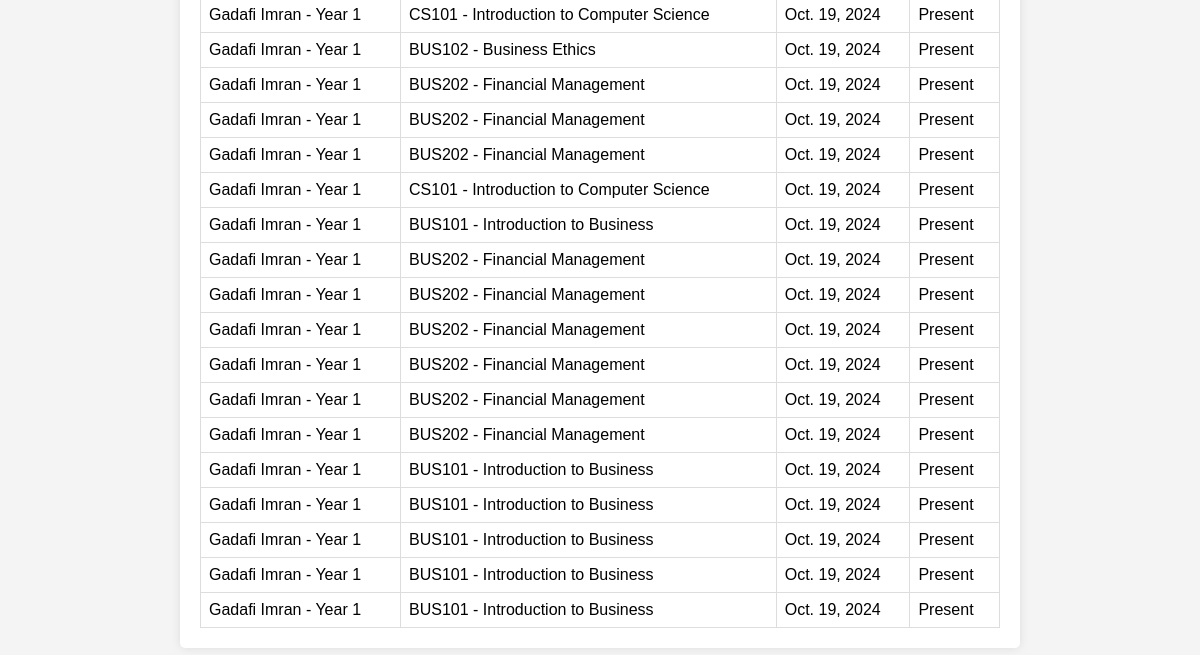
Page /attendance/ (lower part) on the earlier database version.
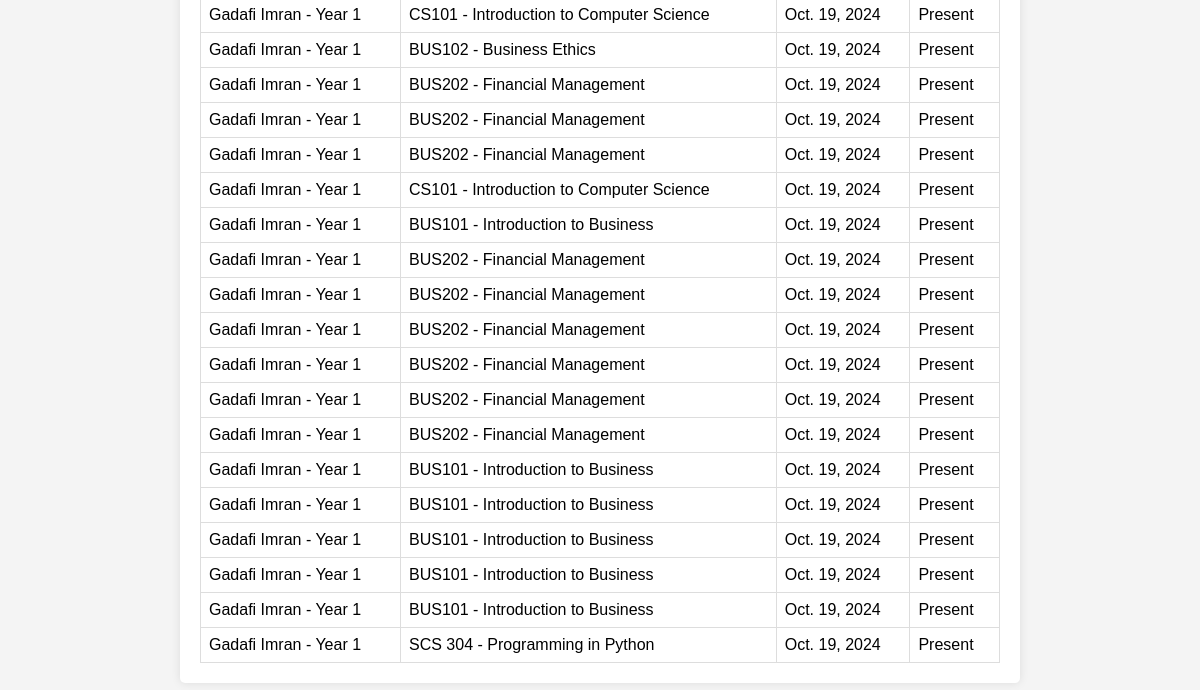
Same page on the later database version.
### attendance/models.py (models this page shows, shortened)
class Attendance(models.Model):
    student = models.ForeignKey(Student, on_delete=models.CASCADE)
    unit = models.ForeignKey(Unit, on_delete=models.CASCADE)
    week = models.CharField(max_length=50)  # Added week field to track attendance by week
    date = models.DateField(auto_now_add=True)
    present = models.BooleanField(default=False)

class Student(models.Model):
    profile = models.OneToOneField(StudentProfile, on_delete=models.CASCADE, limit_choices_to={'role': 'student'})
    course = models.ForeignKey(Course, on_delete=models.CASCADE)
    year_of_study = models.IntegerField()
    def __str__(self):
        return f'{self.profile.first_name} {self.profile.last_name} - Year {self.year_of_study}'

class StudentProfile(models.Model):
    user_name = models.CharField(max_length=300)
    first_name = models.CharField(max_length=70)
    last_name = models.CharField(max_length=70)
    reg_no = models.CharField(max_length=70)  # Registration number should be a CharField for alphanumeric codes
    phone = models.CharField(max_length=15)  # Using CharField to accommodate special characters like '+'
    email = models.EmailField()
    dob = models.DateField()  # Date of birth
    course = models.CharField(max_length=200)
    religion = models.CharField(max_length=70)
    games = models.CharField(max_length=70)
    hostel = models.CharField(max_length=70)
    room_no = models.CharField(max_length=70)
    year = models.CharField(max_length=70 ,null=True, blank=False)
    fee_balance = models.CharField(max_length=70,null=True, blank=False)
    parents_phone = models.CharField(max_length=15)  # CharField for phone
    parents_name = models.CharField(max_length=70)
    address = models.CharField(max_length=100)  # Increased length for more flexibility
    role = models.CharField(choices=ROLES, max_length=20, null=True, blank=False, default='student')
    image = models.ImageField(upload_to='profile_images/',null=True, blank=False)
    updated = models.DateTimeField(auto_now=True)

class Unit(models.Model):
    unit_code = models.CharField(max_length=10, unique=True)
    unit_name = models.CharField(max_length=200)
    course = models.CharField(max_length=200)  # Assuming this is just the name of the course here
    semester = models.CharField(max_length=20)  # e.g., 'Semester 1', 'Semester 2'
    year_of_study = models.IntegerField()  # e.g., 1st year, 2nd year, etc.
    lecturer = models.ForeignKey(LecturerProfile, on_delete=models.CASCADE, limit_choices_to={'role': 'lecturer'})
    current_week = models.CharField(max_length=2,null=True, blank=False, default='1')  # Tracks the current week students can sign for
    def __str__(self):
        return f'{self.unit_code} - {self.unit_name}'

### attendance/views.py (the view)
# urls.py: path('attendance/', views.attendance_list, name='attendance_list'),
def attendance_list(request):
    attendances = Attendance.objects.all()
    return render(request, 'attendance/attendance_list.html', {'attendances': attendances})

### templates/attendance/attendance_list.html (shortened to what this page needs)
<!DOCTYPE html>
<html lang="en">
<head>
</head>
<body>
    <div class="container">
        {% if attendances %}
            <table>
                <tbody>
                    {% for attendance in attendances %}
                        <tr>
                            <td>{{ attendance.student }}</td>
                            <td>{{ attendance.unit }}</td>
                            <td>{{ attendance.date }}</td>
                            <td>{{ attendance.present|yesno:"Present,Absent" }}</td>
                        </tr>
                    {% endfor %}
                </tbody>
            </table>
        {% else %}
            <p>No attendance records found.</p>
        {% endif %}
    </div>
</body>
</html>

Differences in the rows shown:
added Attendance: student "Gadafi Imran - Year 1", unit "SCS 304 - Programming in Python", date "Oct. 19, 2024", present "Present"
